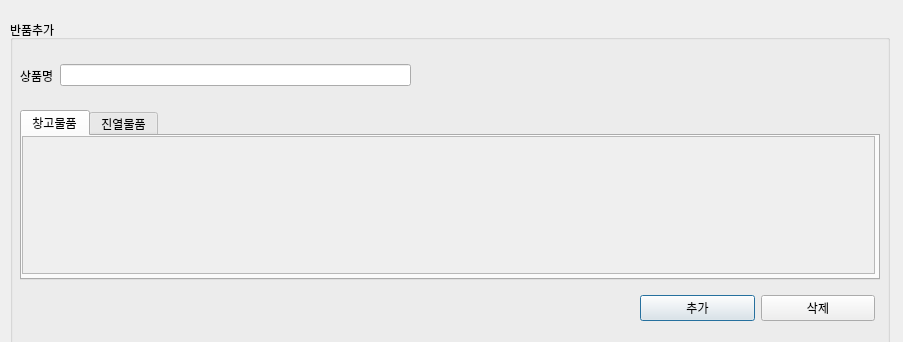
<?xml version="1.0" encoding="UTF-8"?>
<ui version="4.0">
 <class>Dialog</class>
 <widget class="QDialog" name="Dialog">
  <property name="geometry">
   <rect>
    <x>0</x>
    <y>0</y>
    <width>903</width>
    <height>342</height>
   </rect>
  </property>
  <property name="windowTitle">
   <string>Dialog</string>
  </property>
  <widget class="QGroupBox" name="groupBox">
   <property name="geometry">
    <rect>
     <x>10</x>
     <y>20</y>
     <width>880</width>
     <height>461</height>
    </rect>
   </property>
   <property name="title">
    <string>반품추가</string>
   </property>
   <property name="flat">
    <bool>true</bool>
   </property>
   <widget class="QWidget" name="horizontalLayoutWidget_12">
    <property name="geometry">
     <rect>
      <x>10</x>
      <y>40</y>
      <width>391</width>
      <height>31</height>
     </rect>
    </property>
    <layout class="QHBoxLayout" name="horizontalLayout_24">
     <item>
      <layout class="QVBoxLayout" name="verticalLayout_3">
       <item>
        <widget class="QLabel" name="label_8">
         <property name="enabled">
          <bool>true</bool>
         </property>
         <property name="text">
          <string>상품명</string>
         </property>
        </widget>
       </item>
      </layout>
     </item>
     <item>
      <layout class="QVBoxLayout" name="verticalLayout_4">
       <item>
        <widget class="QLineEdit" name="lineEdit_3"/>
       </item>
      </layout>
     </item>
    </layout>
   </widget>
   <widget class="QTabWidget" name="tabWidget">
    <property name="geometry">
     <rect>
      <x>10</x>
      <y>90</y>
      <width>860</width>
      <height>170</height>
     </rect>
    </property>
    <property name="currentIndex">
     <number>0</number>
    </property>
    <widget class="QWidget" name="tab">
     <attribute name="title">
      <string>창고물품</string>
     </attribute>
     <widget class="QScrollArea" name="scrollArea_12">
      <property name="geometry">
       <rect>
        <x>0</x>
        <y>0</y>
        <width>853</width>
        <height>138</height>
       </rect>
      </property>
      <property name="widgetResizable">
       <bool>true</bool>
      </property>
      <widget class="QWidget" name="scrollAreaWidgetContents_12">
       <property name="geometry">
        <rect>
         <x>0</x>
         <y>0</y>
         <width>851</width>
         <height>136</height>
        </rect>
       </property>
       <widget class="QWidget" name="gridLayoutWidget_12">
        <property name="geometry">
         <rect>
          <x>0</x>
          <y>0</y>
          <width>861</width>
          <height>131</height>
         </rect>
        </property>
        <layout class="QGridLayout" name="gridLayout_12"/>
       </widget>
      </widget>
     </widget>
    </widget>
    <widget class="QWidget" name="tab_2">
     <attribute name="title">
      <string>진열물품</string>
     </attribute>
     <widget class="QScrollArea" name="scrollArea_13">
      <property name="geometry">
       <rect>
        <x>0</x>
        <y>0</y>
        <width>853</width>
        <height>138</height>
       </rect>
      </property>
      <property name="widgetResizable">
       <bool>true</bool>
      </property>
      <widget class="QWidget" name="scrollAreaWidgetContents_15">
       <property name="geometry">
        <rect>
         <x>0</x>
         <y>0</y>
         <width>851</width>
         <height>136</height>
        </rect>
       </property>
       <widget class="QWidget" name="gridLayoutWidget_15">
        <property name="geometry">
         <rect>
          <x>0</x>
          <y>0</y>
          <width>861</width>
          <height>131</height>
         </rect>
        </property>
        <layout class="QGridLayout" name="gridLayout_15"/>
       </widget>
      </widget>
     </widget>
    </widget>
   </widget>
   <widget class="QWidget" name="horizontalLayoutWidget_2">
    <property name="geometry">
     <rect>
      <x>630</x>
      <y>270</y>
      <width>235</width>
      <height>36</height>
     </rect>
    </property>
    <layout class="QHBoxLayout" name="horizontalLayout_2">
     <item>
      <widget class="QPushButton" name="pushButton_2">
       <property name="text">
        <string>추가</string>
       </property>
      </widget>
     </item>
     <item>
      <widget class="QPushButton" name="pushButton">
       <property name="text">
        <string>삭제</string>
       </property>
      </widget>
     </item>
    </layout>
   </widget>
  </widget>
 </widget>
 <resources/>
 <connections/>
</ui>
